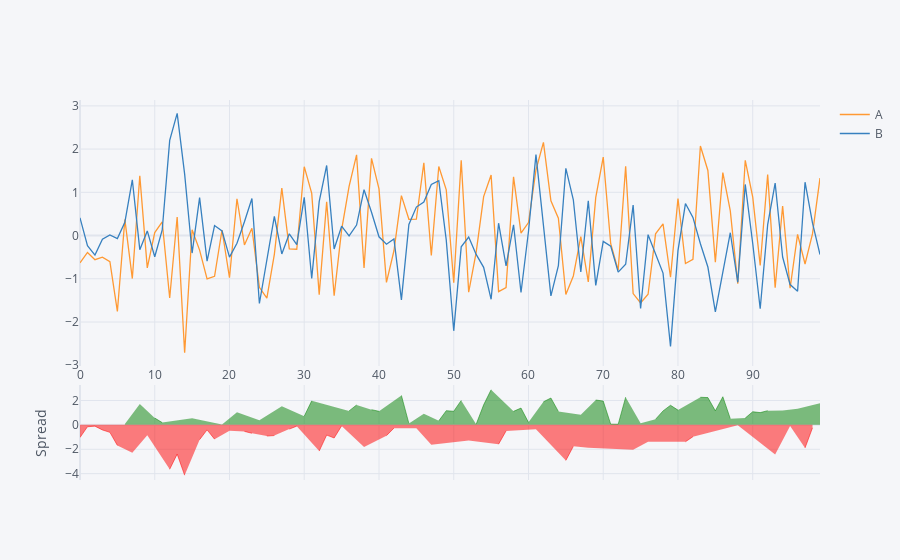

Notebook source saved alongside this figure:
### Code cell
df[["A","B"]].iplot(kind="spread")
